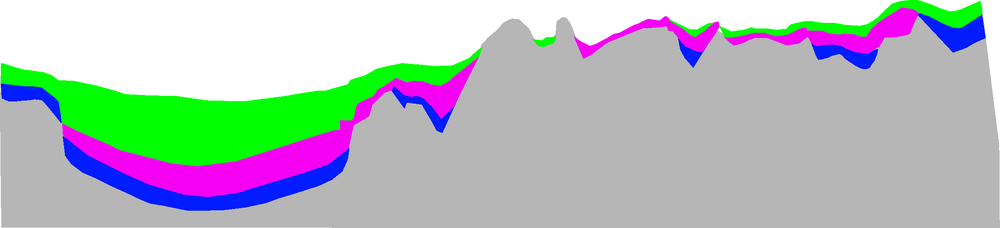
#> input picture Data/input/07e31086-魏华敬（东）.bmp, 1000 x 228 px, shrunk from 2311 x 528 before the run, found by its file name
$ python past.py
#> lines starting #> are read from the running program, lines starting #| are printed output that depends on the picture; after the words box and inside, x2 and y2 are one past the last pixel; in counts of white or black regions, pixels touching at a corner belong together
#> further down, img_rgb is the input picture: shape (228, 1000, 3); mean R, G, B 178.3, 188.8, 188.5
# -*- coding: utf-8 -*-
"""
Created on Sun Jan  7 16:11:47 2018

@author:Wei Huajing
@company:Nanjing University
@e-mail:jerryweihuajing@126.com

@title：基于面积深度法的平衡恢复软件
@目标：
1 自动读取颜色rgb和灰度（由浅到深） OK
2 读取输入图片的方式改为由路径读取
3 深度由min()函数来确定 OK
4 unit即比例尺由输入导入
5 导出bmp图片的函数，导出缩短量和缩短率计算结果（文本格式）
6 测试随机模型
7* 所有输入界面化,所有输出美观化
8* 尝试加入断层的解释（深度学习与神经网络方法）

"""

#需要修改的参数：
#1 图片名
#2 比例尺

from skimage import io
import numpy as np
import matplotlib.pyplot as plt
from matplotlib.font_manager import FontProperties

#动态修改字体，需要在可视化参数中添加fontproperties=font
font=FontProperties(fname=r"C:\Windows\Fonts\Simsun.ttc",size=14)

#rgb转灰度的函数
def rgb2gray(rgb):
    gray=np.zeros(np.shape(rgb)[0:2])
    for i in range(np.shape(rgb)[0]):
        for j in range(np.shape(rgb)[1]):
            gray[i,j]=np.dot(rgb[i,j],[0.299,0.587,0.113])
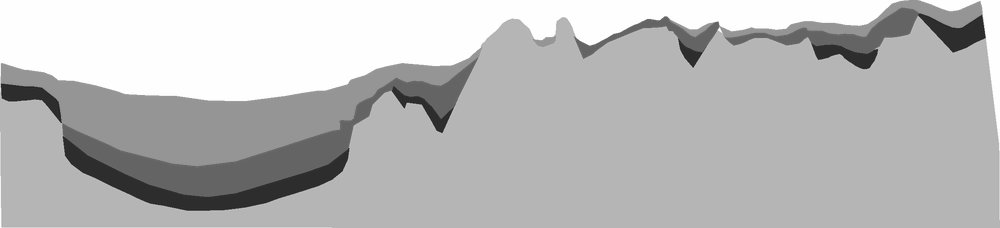
#> gray: shape (228, 1000) float64; min 31.16, max 254.7, mean 185.4
    return gray.astype(int)
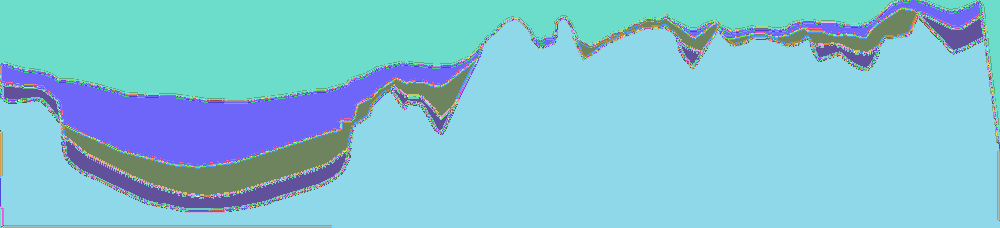
#> returned value: shape (228, 1000) int64; 224 distinct labels, from 31 to 254; one colour per label, 0 black

#显示rgb图像
"""需将bmp和脚本放在同一个文件夹当中，今后可转化为读路径的形式"""
img_rgb=io.imread('07e31086-魏华敬（东）.bmp')
#plt.imshow(img_rgb)

#显示灰度图像
img_gray=rgb2gray(img_rgb) #将rgb值矩阵转化为灰度值矩阵
#plt.imshow(img_gray,cmap='gray')

rgb_list=[] #rgb数组
gray_list=[] #灰度数组
for j in range(np.shape(img_gray)[1]):
    for i in range(np.shape(img_gray)[0]):
        if img_gray[i,j] not in gray_list:
            rgb_list.append(img_rgb[i,j])
            gray_list.append(img_gray[i,j])
#> after the loop, gray_list = 224 values, max 254 at index 0, min 31 at index 164, mean 142.5; rgb_list = 224 items, first 6: [255, 255, 255], [234, 255, 234], [211, 255, 211], [215, 255, 215], [214, 255, 214], [217, 255, 217]

color_dict={} #建立灰度和rgb的映射字典
for i in range(len(rgb_list)):
    color_dict[gray_list[i]]=rgb_list[i]
#> after the loop, color_dict = 224 items

first_layer,second_layer,third_layer=[],[],[] #三层分别的像素点数量
blank=[] #空白点集合列表
gray_base=img_gray[-1,-1] #基底的灰度值（自行寻找出）,这里假设左下角一定是基底
#> gray_base = 181
gray_list.remove(gray_base) #删除基底的灰度值
gray_list.sort(reverse=True) #灰度值从大到小排列
for j in range(np.shape(img_gray)[1]):
    blank.append(np.sum(img_gray[:,j]==gray_list[0]))
    first_layer.append(np.sum(img_gray[:,j]==gray_list[1]))
    second_layer.append(np.sum(img_gray[:,j]==gray_list[2]))
    third_layer.append(np.sum(img_gray[:,j]==gray_list[3]))
#> after the loop, blank = 1000 values, max 139 at index 999, min 0 at index 900, mean 51.35; first_layer = 1000 values, max 9 at index 984, min 0 at index 0, mean 0.716; second_layer = 1000 values, max 6 at index 986, min 0 at index 0, mean 0.157; third_layer = 1000 values, max 5 at index 555, min 0 at index 0, mean 0.051

#计算空白的面积
area_blank=0
for item in blank:
    area_blank+=item
#> this loop made 1000 passes
#> (item, area_blank) on passes 1 to 3: (83, 83), (63, 146), (63, 209)
#> after the loop, area_blank = 51347

#计算拉平后图的宽和高
width=np.shape(img_gray)[1]
#> width = 1000
"""深度的确定方式：基底层最高点到莫霍面的距离，用min()函数来算)"""
#height=int(np.ceil(np.shape(img_gray)[0]-area_blank/width))
height=np.shape(img_gray)[0]
#> height = 228

#用总列表来表示各层像素点的多少
layer=[]
layer.append(blank)
layer.append(first_layer)
layer.append(second_layer)
layer.append(third_layer)

#计算缩短量，单位为像素点
shorten=[] #缩短量
for i in range(len(layer)):
    length=0
    for item in layer[i]:
        length+=item
    shorten.append(length/height)
#> this loop made 4 passes
#> after the loop, shorten = [225.2, 3.14, 0.689, 0.224]

shorten_length=[] #每一期缩短之后的长度
shorten_length.append(np.shape(img_gray)[1])
for i in range(1,len(layer)):
    shorten_length.append(shorten_length[i-1]-shorten[i])
#> this loop made 3 passes
#> after the loop, shorten_length = [1000, 996.9, 996.2, 995.9]

shorten_rate=[] #每一期缩短率
for i in range(len(layer)):
    shorten_rate.append(shorten[i]/shorten_length[3])
#> after the loop, shorten_rate = [0.226, 0.00315, 0.000691, 0.000225]

shorten_sum=0 #总缩短量
shorten_rate_sum=0 #总缩短率
for i in range(1,len(layer)):
    shorten_sum+=shorten[i]
    shorten_rate_sum+=shorten_rate[i]
#> this loop made 3 passes
#> (shorten_sum, shorten_rate_sum) on passes 1 to 3: (3.14, 0.00315), (3.83, 0.00384), (4.05, 0.00407)
#> after the loop, shorten_rate_sum = 0.00407; shorten_sum = 4.05

rate=[] #总缩短率
rate.append(shorten_rate[1])
rate.append(shorten_rate[1]+shorten_rate[2])
rate.append(shorten_rate[1]+shorten_rate[2]+shorten_rate[3])

#为了计算方便新创建一个缩短率列表，把初期的状态也能用循环表示（作者强迫症）
new_rate=[0]
for item in rate:
    new_rate.append(item)
#> this loop made 3 passes
#> item on passes 1 to 3: 0.00315, 0.00384, 0.00407
#> after the loop, new_rate = [0, 0.00315, 0.00384, 0.00407]

push_gray,push_rgb=[],[] #灰度值结果和rgb结果
#灰度版本
#拉平之后的状态数组
draw=np.full((height,width),gray_base)
#> draw: shape (228, 1000) int64; every value is 181
for j in range(np.shape(img_gray)[1]):
    for i in range(layer[1][j]):
        draw[i,j]=gray_list[1]
    for i in range(layer[1][j],layer[1][j]+layer[2][j]):
        draw[i,j]=gray_list[2]
    for i in range(layer[1][j]+layer[2][j],layer[1][j]+layer[2][j]+layer[3][j]):
        draw[i,j]=gray_list[3]
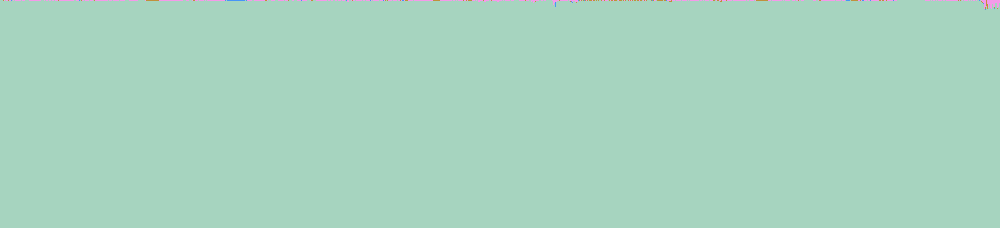
#> draw: shape (228, 1000) int64; 4 distinct labels, from 181 to 253; one colour per label, 0 black
push_gray.append(draw)


#第一次缩短
draw=np.full((height,width),gray_base)
for j in range(np.shape(img_gray)[1]):
    for i in range(layer[2][j]):
        draw[i,j]=gray_list[2]
    for i in range(layer[2][j],layer[2][j]+layer[3][j]):
        draw[i,j]=gray_list[3]
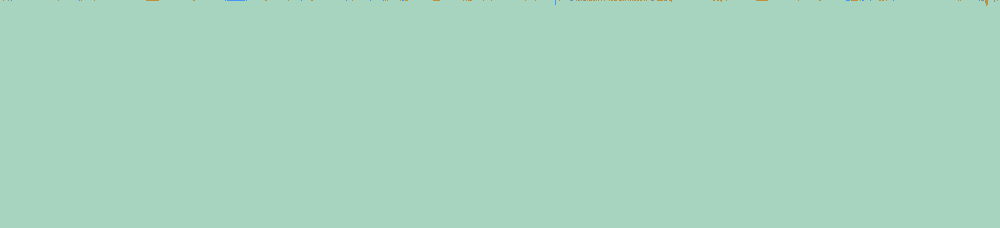
#> draw: shape (228, 1000) int64; 3 distinct labels, from 181 to 252; one colour per label, 0 black
push_gray.append(draw)

#第二次缩短
draw=np.full((height,width),gray_base)
for j in range(np.shape(img_gray)[1]):
    for i in range(layer[3][j]):
        draw[i,j]=gray_list[3]
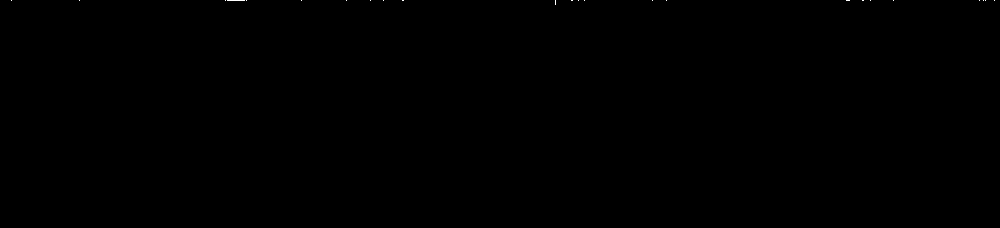
#> draw: shape (228, 1000) int64; values 181 (black) and 251 (white), 0.02% white in thin lines or dots, all inside (x1, y1, x2, y2) = (11, 0, 995, 5)
push_gray.append(draw)

#第三次缩短
draw=np.full((height,width),gray_base)
push_gray.append(draw)

#rgb版本
#初始和一二三期
for k in range(len(layer)):
    #rgb数组是三维的,先填充基底
    #考虑了将矩阵行数扩大，为了subplot图好看
    draw=np.full((int(np.floor(height/(1-new_rate[k]))),width,3),color_dict[gray_base])
    for i in range(height):
        for j in range(width):
            draw[i,j]=color_dict[push_gray[k][i,j]]
    push_rgb.append(draw.astype(img_rgb.dtype)) #将映射后的矩阵转化为和原图相同的格式
#> after the loop, push_rgb = 4 items

##绘图
##灰度版本
#fig_gray=plt.figure()
##原图
#ax=fig_gray.add_axes([0.15,0.6,0.7,0.5])
#ax.imshow(img_gray,cmap='gray')
##拉平初始状态
#ax=fig_gray.add_axes([0.15,0.45,0.7,0.5])
#ax.imshow(push_gray[0],cmap='gray')
##第一期
#ax=fig_gray.add_axes([0.15,0.3,0.7*(1-rate[0]),0.5])
#ax.imshow(push_gray[1],cmap='gray')
##第二期
#ax=fig_gray.add_axes([0.15,0.15,0.7*(1-rate[1]),0.5])
#ax.imshow(push_gray[2],cmap='gray')
##第三期
#ax=fig_gray.add_axes([0.15,0,0.7*(1-rate[2]),0.5])
#ax.imshow(push_gray[3],cmap='gray_r')

#rgb版本
fig_rgb=plt.figure()

#原图
ax=fig_rgb.add_axes([0.15,0.6,0.7,0.4])
ax.imshow(img_rgb)
#去掉坐标刻度
ax.set_xticks([])
ax.set_yticks([])
plt.title('基于面积深度法的平衡恢复',fontproperties=font)
#拉平初始状态+第一期+第二期+第三期
for k in range(len(new_rate)):
    #axes = figure.add_axes([left,bottom,width,height])
    ax=fig_rgb.add_axes([0.15,0.45-k*0.15,0.7*(1-new_rate[k]),0.4])
    ax.imshow(push_rgb[k])
    ax.set_xticks([])
    ax.set_yticks([])

"""1km代表unit个像素点（需根据实际比例尺修改）"""
unit=13.55

#输出重要参数
print('初始长度：%5.2fkm'%(shorten_length[0]/unit))
#| 初始长度：73.80km
for i in range(1,len(layer)):
    print('第%d期长度：%5.2fkm,拉张量：%5.2fkm'%(i,shorten_length[i]/unit,shorten[i]/unit))
print('总拉张量：%5.2fkm,拉张率：%4.2f%%'%(shorten_sum/unit,shorten_rate_sum*100))
#| 总拉张量： 0.30km,拉张率：0.41%
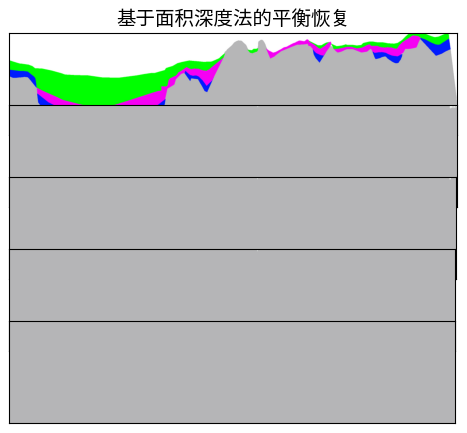
#> figure drawn by matplotlib, 5 panels

$ run again, with Data/input/06e31125-魏华敬（东）.bmp copied over Data/input/07e31086-魏华敬（东）.bmp
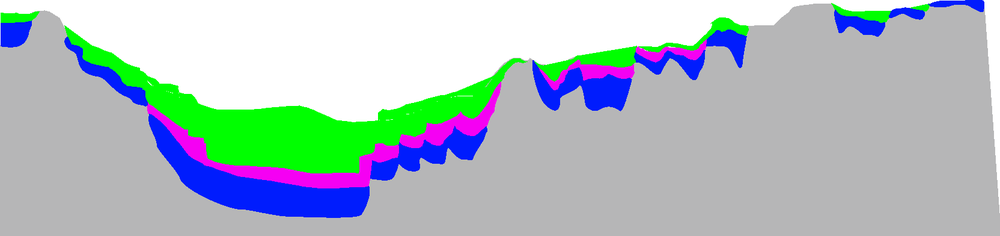
#> input picture Data/input/06e31125-魏华敬（东）.bmp, 1000 x 236 px, shrunk from 1664 x 392 before the run, found by its file name
#> img_rgb is the input picture: shape (236, 1000, 3); mean R, G, B 174.1, 189.6, 192
#> in rgb2gray, `return gray.astype(int)`:
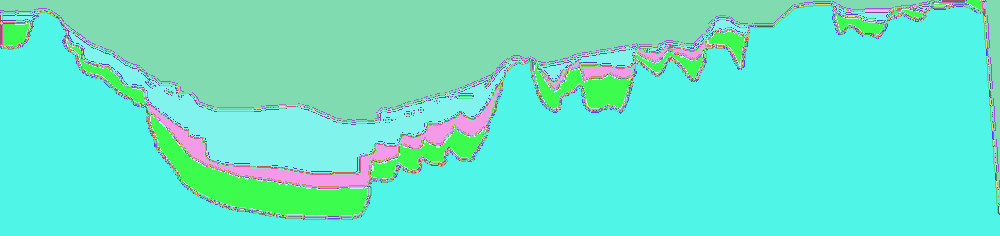
#> returned value: shape (236, 1000) int64; 227 distinct labels, from 28 to 254; one colour per label, 0 black
#> after the loop `for j in range(np.shape(img_gray)[1]):`: gray_list = 227 values, max 254 at index 0, min 28 at index 208, mean 141; rgb_list = 227 items, first 6: [255, 255, 255], [253, 255, 253], [218, 255, 218], [141, 255, 141], [152, 255, 152], [150, 255, 150]
#> after the loop `for i in range(len(rgb_list)):`: color_dict = 227 items
#> gray_base = 181
#> after the loop `for j in range(np.shape(img_gray)[1]):`: blank = 1000 values, max 196 at index 999, min 0 at index 939, mean 55; first_layer = 1000 values, max 17 at index 988, min 0 at index 31, mean 0.722; second_layer = 1000 values, max 3 at index 180, min 0 at index 0, mean 0.204; third_layer = 1000 values, max 8 at index 994, min 0 at index 0, mean 0.056
#> the loop `for item in blank:` made 1000 passes
#> (item, area_blank) on passes 2 to 4: (11, 22), (11, 33), (11, 44)
#> after the loop `for item in blank:`: area_blank = 55000
#> the loop `for i in range(len(layer)):` made 4 passes
#> after the loop `for i in range(len(layer)):`: shorten = [233.1, 3.06, 0.864, 0.237]
#> the loop `for i in range(1,len(layer)):` made 3 passes
#> after the loop `for i in range(1,len(layer)):`: shorten_length = [1000, 996.9, 996.1, 995.8]
#> after the loop `for i in range(len(layer)):`: shorten_rate = [0.234, 0.00307, 0.000868, 0.000238]
#> the loop `for i in range(1,len(layer)):` made 3 passes
#> (shorten_sum, shorten_rate_sum) on passes 1 to 3: (3.06, 0.00307), (3.92, 0.00394), (4.16, 0.00418)
#> after the loop `for i in range(1,len(layer)):`: shorten_rate_sum = 0.00418; shorten_sum = 4.16
#> the loop `for item in rate:` made 3 passes
#> item on passes 1 to 3: 0.00307, 0.00394, 0.00418
#> after the loop `for item in rate:`: new_rate = [0, 0.00307, 0.00394, 0.00418]
#> after the loop `for j in range(np.shape(img_gray)[1]):`:
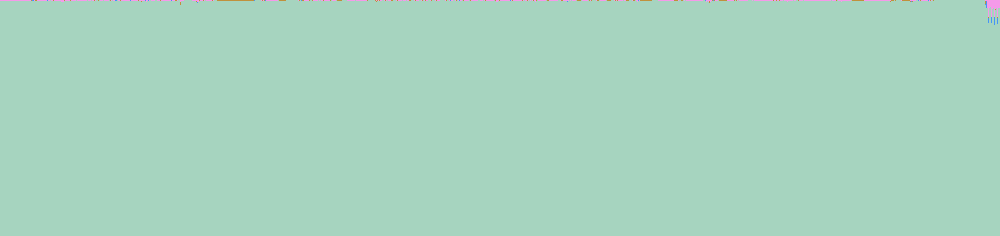
#> draw: shape (236, 1000) int64; 4 distinct labels, from 181 to 253; one colour per label, 0 black
#> the loop `for k in range(len(layer)):` made 4 passes
#> after the loop `for k in range(len(layer)):`: push_rgb = 4 items
#> the loop `for k in range(len(new_rate)):` made 4 passes
#| 初始长度：73.80km
#| 总拉张量： 0.31km,拉张率：0.42%
